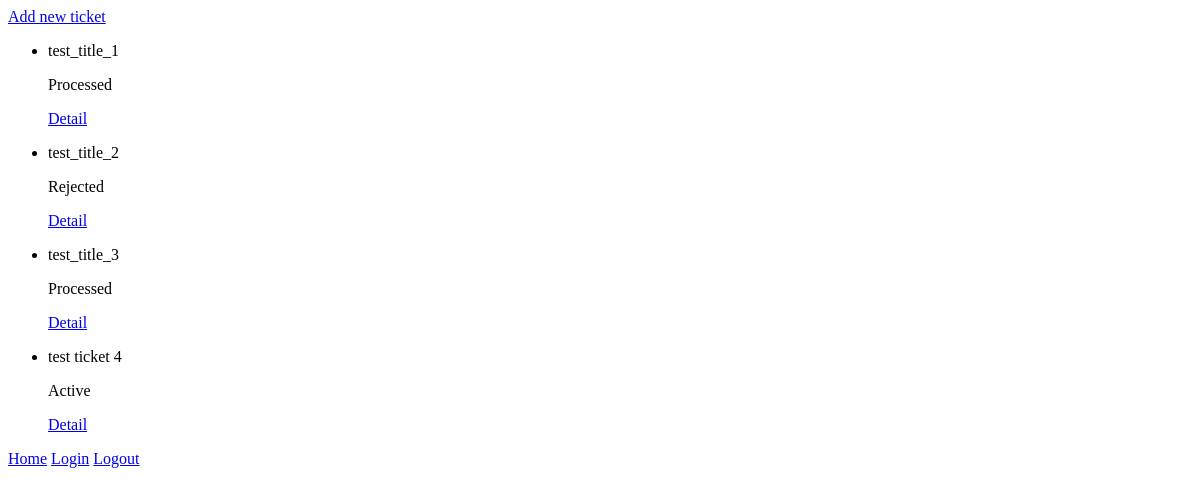
Page / (signed in) on the earlier database version.
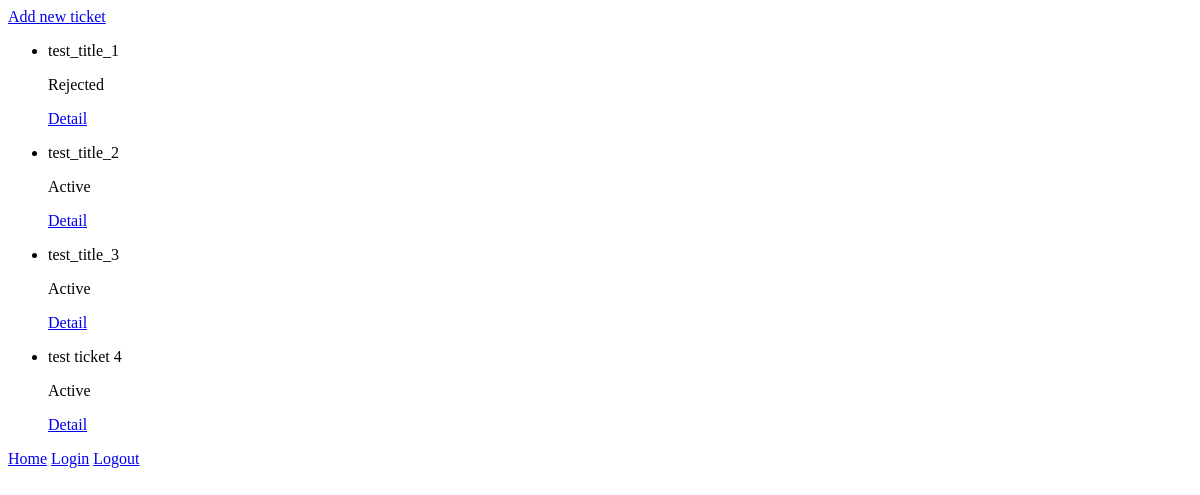
Same page on the later database version.
### helpdesk/models.py (models this page shows, shortened)
class Ticket(models.Model):
    HIGH_PRIORITY = 1
    MEDIUM_PRIORITY = 2
    LOW_PRIORITY = 3
    PRIORITY_CHOICES = [
        (HIGH_PRIORITY, 'High'),
        (MEDIUM_PRIORITY, 'Medium'),
        (LOW_PRIORITY, 'Low'),
    ]
    ACTIVE_STATUS = 1
    PROCESSED_STATUS = 2
    REJECTED_STATUS = 3
    RESTORED_STATUS = 4
    COMPLETED_STATUS = 5
    STATUS_CHOICES = [
        (ACTIVE_STATUS, 'Active'),
        (PROCESSED_STATUS, 'Processed'),
        (REJECTED_STATUS, 'Rejected'),
        (RESTORED_STATUS, 'Restored'),
        (COMPLETED_STATUS, 'Completed'),
    ]
    user = models.ForeignKey(CustomUser, related_name='tickets', on_delete=models.CASCADE)
    title = models.CharField(max_length=100)
    description = models.TextField()
    priority = models.PositiveSmallIntegerField(choices=PRIORITY_CHOICES, default=MEDIUM_PRIORITY)
    status = models.PositiveSmallIntegerField(choices=STATUS_CHOICES, default=ACTIVE_STATUS)
    created = models.DateTimeField(auto_now_add=True)
    class Meta:
        ordering = ['created']
        verbose_name = 'ticket'
        verbose_name_plural = 'tickets'

### helpdesk/views.py (the view)
# urls.py: path('', TicketListView.as_view(), name='home'),
class TicketListView(LoginRequiredMixin, ListView):
    login_url = reverse_lazy('login')
    model = Ticket
    template_name = 'helpdesk/home.html'
    queryset = Ticket.objects.all()
    def get_queryset(self):
        queryset = super().get_queryset()
        user = self.request.user
        if not user.is_superuser:
            return queryset.filter(user=user)
        return queryset

### helpdesk/templates/helpdesk/home.html
{% extends 'helpdesk/base.html' %}
{% block content %}
    <a href="{% url 'add_ticket' %}">Add new ticket</a>
    <br>
    <ul>
    {% for ticket in object_list %}
        <li>
            <p>{{ ticket.title }}</p>
            <p>{{ ticket.get_status_display }}</p>
            <p><a href="{% url 'detail_ticket' ticket.id %}">Detail</a></p>
        </li>
    {% endfor %}
    </ul>
{% endblock %}

Differences in the rows shown:
changed Ticket "test_title_1": status "Processed" → "Rejected"
changed Ticket "test_title_2": status "Rejected" → "Active"
changed Ticket "test_title_3": status "Processed" → "Active"
